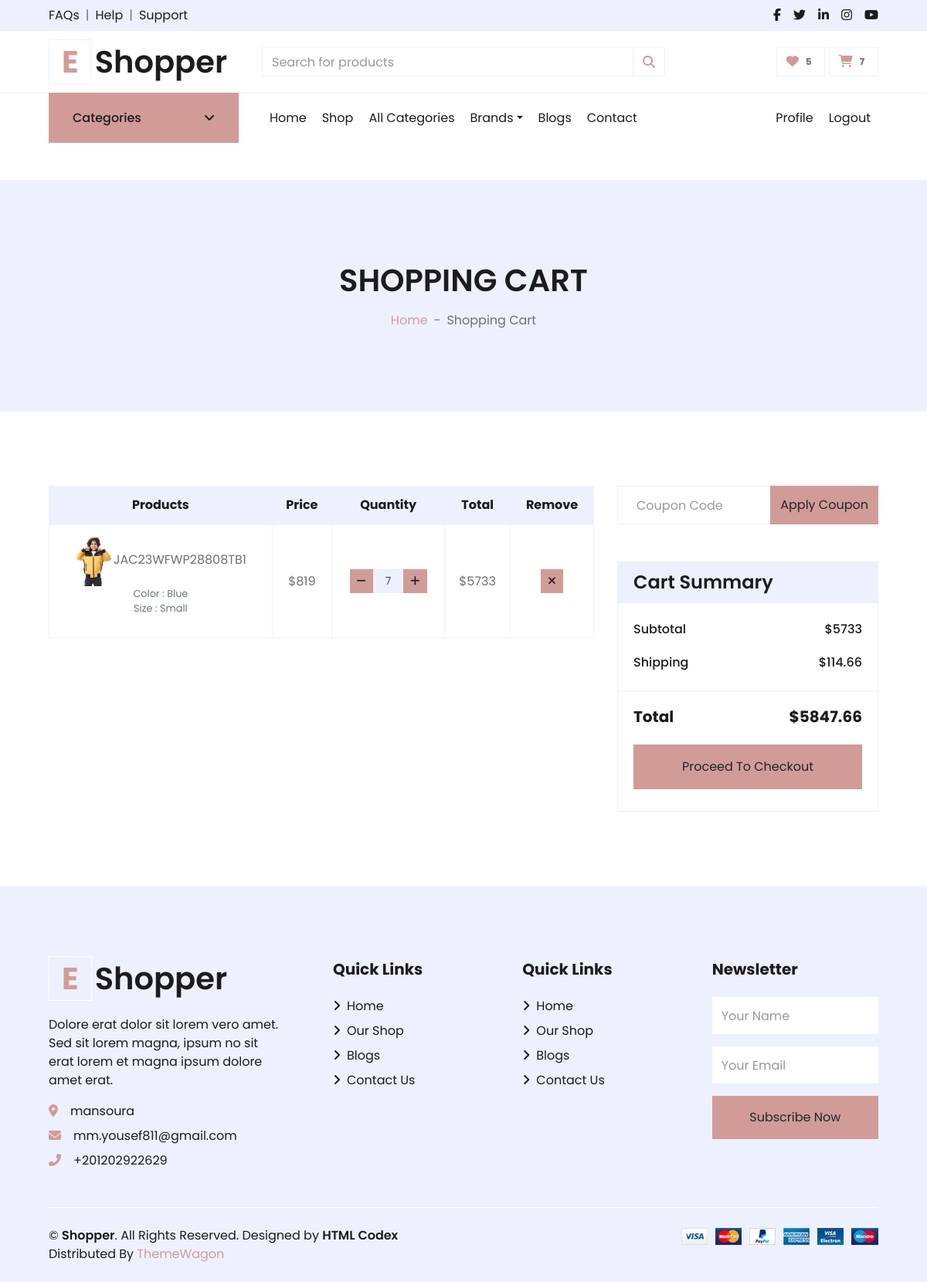
Page /cart/ (signed in) on the earlier database version.
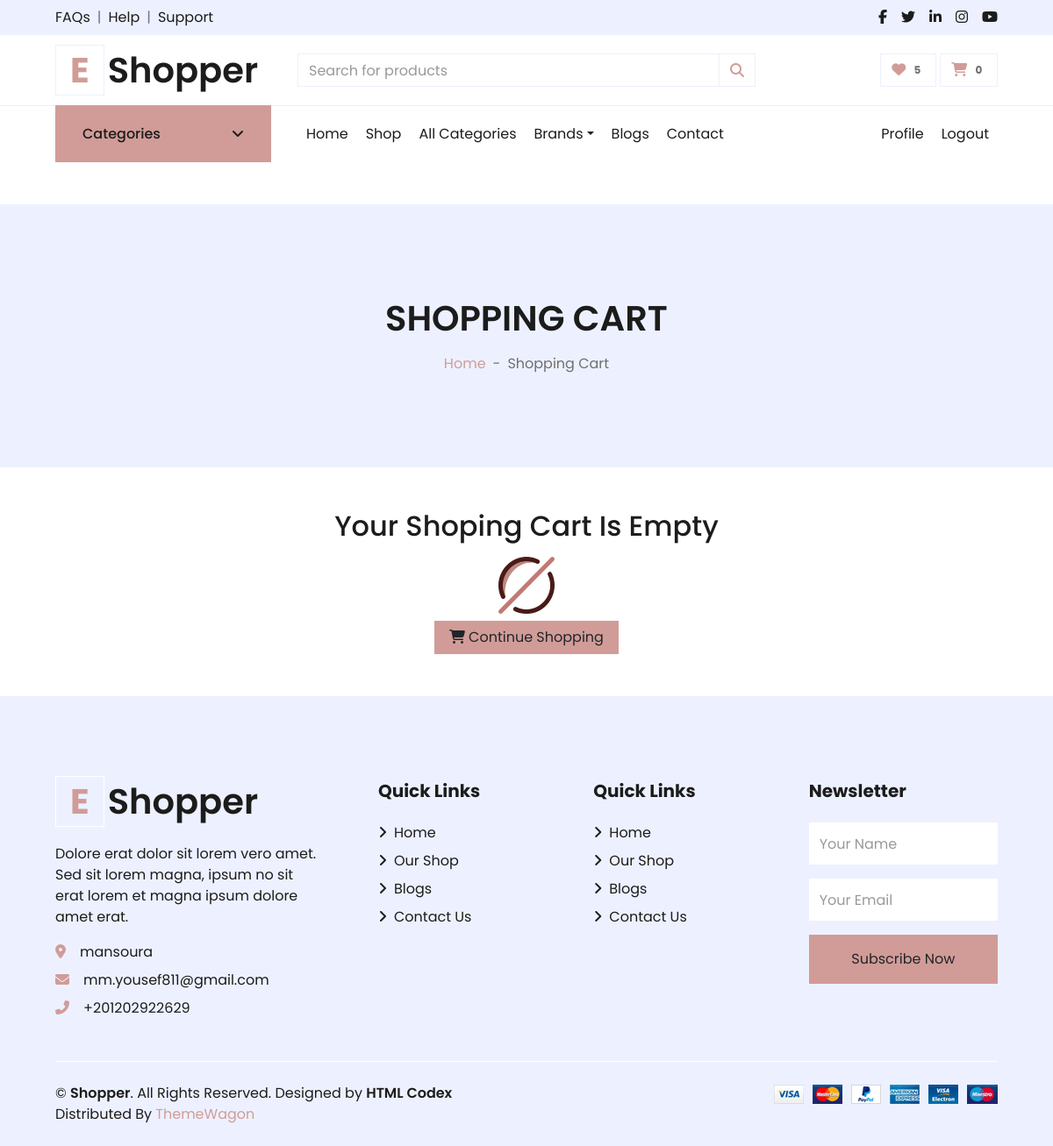
Same page on the later database version.
### carts/models.py (models this page shows)
class CartItem(models.Model):
    user = models.ForeignKey("accounts.User",null=True, on_delete=models.CASCADE)
    product = models.ForeignKey("products.Product", on_delete=models.CASCADE)
    variations = models.ManyToManyField("products.Variation",blank=True)
    cart = models.ForeignKey(Cart, on_delete=models.CASCADE , null=True)
    quantity = models.IntegerField()
    is_active = models.BooleanField(default=True)
    def sub_total(self):
        return self.product.price * self.quantity
    def __str__(self):
        return str(self.product)

### products/models.py (models this page shows, shortened)
class Product(models.Model):
    name = models.CharField(unique=True, max_length=50)
    image = models.ImageField(upload_to='product/')
    stock = models.IntegerField(default=1)
    price = models.IntegerField(default=0)
    discount = models.FloatField(default=0)
    description = models.TextField(max_length=10000)
    created_at = models.DateTimeField( default=timezone.now)
    slug = models.SlugField(null=True,blank=True , unique=True)
    views = models.PositiveIntegerField(default=0)
    is_available = models.BooleanField(default=True)
    tags = TaggableManager()
    subcategory = models.ForeignKey("Subcategory",related_name='product_subcategory',null=True,blank=True, on_delete=models.CASCADE)
    PRDBrand = models.ForeignKey('Brand' ,related_name='product_brand', on_delete=models.CASCADE , blank=True, null=True ,verbose_name=_("Brand "))
    like = models.ManyToManyField(User , blank=True,related_name='product_favourite')
    class Meta:
        ordering = ["name"]
    def __str__(self):
        return self.name

class Variation(models.Model):
    product = models.ForeignKey(Product,  on_delete=models.CASCADE)
    variation_category = models.CharField( max_length=200 , choices=variation_category_choice)
    variation_value = models.CharField( max_length=200 )
    is_active = models.BooleanField(default=True)
    created_at = models.DateTimeField(  auto_now_add=True)
    objects = VariationManager()

### carts/views.py (the view)
# urls.py: path('', views.cart , name='cart'),
def cart(request , total = 0 , quantity = 0 , cart_items = None):
    try:
        tax = 0
        grand_total = 0
        if request.user.is_authenticated:
            cart_items = CartItem.objects.filter(user=request.user , is_active = True)
        else:
            cart = Cart.objects.get(cart_id=_cart_id(request))
            cart_items = CartItem.objects.filter(cart=cart , is_active = True)
        for cart_item in cart_items:
            total += (cart_item.product.price * cart_item.quantity)
            quantity += cart_item.quantity
        tax = (2 * total) / 100
        grand_total = total + tax
    except ObjectDoesNotExist:
        pass
    context = {
        'total':total ,
        'quantity':quantity,
        'cart_items':cart_items,
        'tax':tax,
        'grand_total':grand_total,
    }
    return render(request , 'cart.html' , context)

### accounts/favourite_context.py (called while the page is built)
def counter(request):
    product_count = 0
    if request.user.is_authenticated:
        if 'admin' in request.path:
            return{}
        else :
            try :
                user_favourites = Product.objects.filter(like=request.user)
                product_count = user_favourites.count()
            except Product.DoesNotExist:
                product_count=0
    return dict(product_count=product_count)

### carts/cart_context.py (called while the page is built)
def cart_count(request):
    cart_counter = 0
    if 'admin' in request.path:
        return{}
    else:
        try:
            cart = Cart.objects.filter(cart_id=_cart_id(request))
            if request.user.is_authenticated:
                cart_items = CartItem.objects.all().filter(user=request.user)
            else:
                cart_items = CartItem.objects.all().filter(cart=cart[:1])
            for cart_item in cart_items:
                cart_counter += cart_item.quantity
        except Cart.DoesNotExist :
            cart_counter = 0
    return dict(cart_counter=cart_counter)

### carts/views.py (called while the page is built)
def _cart_id(request):
    cart = request.session.session_key
    if not cart:
        cart = request.session.create()
    return cart

### carts/templates/cart.html (shortened to what the changed rows need)
{% extends "base.html" %}
{% load static %}
{% block body %}
<div class="container-fluid bg-secondary mb-5">
    <div class="d-flex flex-column align-items-center justify-content-center" style="min-height: 300px">
        <h1 class="font-weight-semi-bold text-uppercase mb-3">Shopping Cart</h1>
    </div>
</div>
{% if not cart_items %}
<div class="container">
    <div class="row flex-column align-items-center justify-content-center">
        <h2 class="text-center">Your Shoping Cart Is Empty</h2>
        <div class="col-1 my-2">
            <img class="w-100" src="{% static 'img/empty-set.png'%}">
        </div>
        <div class="d-flex justify-content-center">
            <a href="{% url 'product_list' %}" class="btn btn-primary px-3"><i
                    class="fa fa-shopping-cart mr-1"></i>Continue
                Shopping</a>
        </div>
    </div>
</div>
{% else %}
<div class="container-fluid pt-5">
    <div class="row px-xl-5">
        <div class="col-lg-8 table-responsive mb-5">
            <table class="table table-bordered text-center mb-0">
                <thead class="bg-secondary text-dark">
                    <tr>
                        <th>Products</th>
                        <th>Price</th>
                        <th>Quantity</th>
                        <th>Total</th>
                        <th>Remove</th>
                    </tr>
                </thead>
                <tbody class="align-middle">
                    {% for cart_item in cart_items %}
                    <tr>
                        <td class="align-middle"><img src="{{cart_item.product.image.url}}" alt=""
                                style="width: 50px;">{{cart_item}}
                            <p class="text-muted small">
                                {% if cart_item.variations.all %}
                                {% for item in cart_item.variations.all  %}
                                {{item.variation_category|capfirst}} :
                                {{item.variation_value|capfirst}}<br>
                                {% endfor %}
                                {% endif %}
                            </p>
                        </td>
                        <td class="align-middle">${{cart_item.product.price}}</td>
                        <td class="align-middle">
                            <div class="input-group quantity mx-auto" style="width: 100px;">
                                <div class="input-group-btn">
                                    <a href="{% url 'decrement_cart' cart_item.product.id cart_item.id%}"
                                        class="btn btn-sm btn-primary btn-minus">
                                        <i class="fa fa-minus"></i>
                                    </a>
                                </div>
                                <input type="text" class="form-control form-control-sm bg-secondary text-center"
                                    value="{{cart_item.quantity}}">
                                <div class="input-group-btn">
                                    <form action="{% url 'add_cart' cart_item.product.id%}" method="POST">
                                        <button type="submit" class="btn btn-sm btn-primary btn-plus">
                                            <i class="fa fa-plus"></i>
                                        </button>
                                    </form>
                                </div>
                            </div>
                        </td>
                        <td class="align-middle">${{cart_item.sub_total}}</td>
                        <td class="align-middle"><a href="{% url 'delete_cart' cart_item.product_id cart_item.id %}"
                                onclick="return confirm('Are You Sure You Want To Delete This Item ?')"
                                class="btn btn-sm btn-primary"><i class="fa fa-times"></i></a></td>
                    </tr>
                    {% endfor %}
                </tbody>
            </table>
        </div>
        <div class="col-lg-4">
            <form class="mb-5" action="">
                    <div class="input-group">
                        <input type="text" class="form-control p-4" placeholder="Coupon Code">
                        <div class="input-group-append">
                            <button class="btn btn-primary">Apply Coupon</button>
                        </div>
                    </div>
                </form>
            <div class="card border-secondary mb-5">
                <div class="card-header bg-secondary border-0">
                    <h4 class="font-weight-semi-bold m-0">Cart Summary</h4>
                </div>
                <div class="card-body">
                    <div class="d-flex justify-content-between mb-3 pt-1">
                        <h6 class="font-weight-medium">Subtotal</h6>
                        <h6 class="font-weight-medium">${{total}}</h6>
                    </div>
                    <div class="d-flex justify-content-between">
                        <h6 class="font-weight-medium">Shipping</h6>
                        <h6 class="font-weight-medium">${{tax}}</h6>
                    </div>
                </div>
                <div class="card-footer border-secondary bg-transparent">
                    <div class="d-flex justify-content-between mt-2">
                        <h5 class="font-weight-bold">Total</h5>
                        <h5 class="font-weight-bold">${{grand_total}}</h5>
                    </div>
                    <a href="{% url 'checkout'%}" class="btn btn-block btn-primary my-3 py-3">Proceed To Checkout</a>
                </div>
            </div>
        </div>
    </div>
</div>
{% endif %}
{% endblock body %}

### templates/base.html (shortened to what the changed rows need)
{% load static %}
<!DOCTYPE HTML>
<html lang="en">
<head>
    <link href="https://cdnjs.cloudflare.com/ajax/libs/font-awesome/5.10.0/css/all.min.css" rel="stylesheet">
    <link href="{% static 'lib/owlcarousel/assets/owl.carousel.min.css'%}" rel="stylesheet">
    <link href="{% static 'css/all.min.css'%}" rel="stylesheet">
    <link href="{% static 'css/style.css'%}" rel="stylesheet">
    <link href="{% static 'css/custom.css'%}" rel="stylesheet">
</head>
<body>
    <div class="container-fluid">
        <div class="row align-items-center py-3 px-xl-5">
            <div class="col-lg-3 d-none d-lg-block">
                <a href="/" class="text-decoration-none">
                    <h1 class="m-0 display-5 font-weight-semi-bold"><span
                            class="text-primary font-weight-bold border px-3 mr-1">E</span>{{about_site.site_name}}</h1>
                </a>
            </div>
            <div class="col-lg-3 col-6 text-right">
                <a href="{% url 'cart'%}" class="btn border">
                    <i class="fas fa-shopping-cart text-primary"></i>
                    <span class="badge">{{cart_counter}}</span>
                </a>
            </div>
        </div>
    </div>
    {% block body %}
    {% endblock body %}
    <div class="container-fluid bg-secondary text-dark mt-5 pt-5">
        <div class="row px-xl-5 pt-5">
            <div class="col-lg-4 col-md-12 mb-5 pr-3 pr-xl-5">
                <a href="/" class="text-decoration-none">
                    <h1 class="mb-4 display-5 font-weight-semi-bold"><span
                            class="text-primary font-weight-bold border border-white px-3 mr-1">E</span>{{about_site.site_name}}
                    </h1>
                </a>
            </div>
        </div>
    </div>
</body>
</html>

Differences in the rows shown:
removed CartItem: product.image (picture), product.name "JAC23WFWP28808TB1", product.price "819", quantity "7", sub_total "5733"
no longer on this page (row unchanged): Variation: variation_category "Color", variation_value "Blue"
no longer on this page (row unchanged): Variation: variation_category "Size", variation_value "Small"
Other differences:
{{ cart_counter }}: "7" → "0"
{{ total }}: "5733" → (not shown)
{{ tax }}: "114.66" → (not shown)
{{ grand_total }}: "5847.66" → (not shown)
text no longer shown: "Products Price Quantity Total Remove Apply Coupon Cart Summary Subtotal $ Shipping $ Total $ Proceed To Checkout"
text now shown: "Your Shoping Cart Is Empty Continue Shopping"
